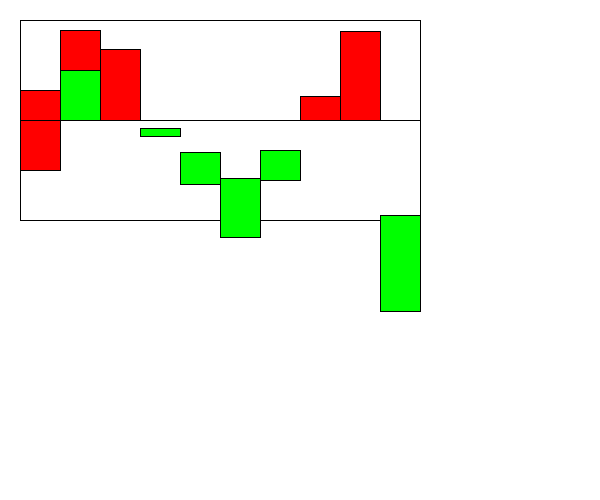
Frame 1 (no input)
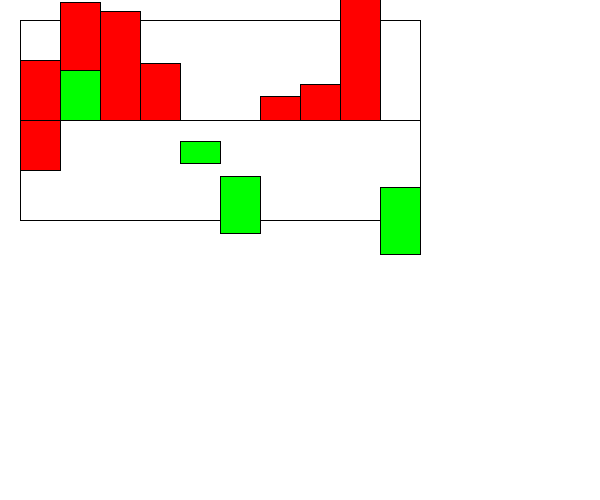
Frame 60 (the mouse pressed at the canvas centre just before this capture)
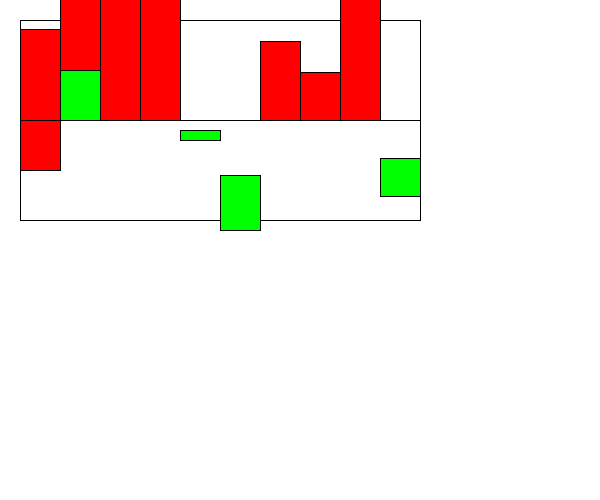
Frame 120 (the mouse held since frame 60 and released just before this capture)

The Processing sketch that drew these frames (run headless with seeded random() and noise(); from frame 60 on, the mouse is pressed at the canvas centre):

// Processing sketch: Section1
// ── Section1.pde
int MAX_VALUE = 100;
int MIN_VALUE = -100;
Visualizer v;

/*You are simulating a visualizer of multiple values
 You need to create a display method first. 
 Then you can make a method that changes the values each time the update is called. 
 */
class Visualizer {
  float x, y;
  float [] values;
  float [] speeds;
  Visualizer(float x, float y) {
    this.x = x;
    this.y = y;
    values = new float[10];
    speeds = new float[10];
    for (int i = 0; i < values.length; i++) {
      values[i] = random(-99, 99);
      speeds[i] = random(2);
    }
  }

  void display() {
    //draw the bars equally spaced inside this box. 
    //You can assume 10, but it would be even better 
    //if you could modify it to be larger increments.
    fill(255);
    rect(x, y, 400, 200);
    //This is a 200x400 box.
    //The width of the visualizer is 400! This rect is the border

    //the line is the 0 y-value, the top is 100, the bottom is -100
    line(x, y+100, x+400, y+100);

    //You need to use a loop. You need to make the HEIGHT of the bars 
    //the values in the array.
    //Negative values are red, and go below the line.
    //Positive values are green and go above the line.

    //???WRITE THIS METHOD FIRST!!!
    //THESE ARE WRONG: They just illustrate how they could look
    for (int i = 0; i < 10; i++) {
      if (values[i] >= 0) {
        fill(255,0,0);
        rect(x + 40 * i, y + 100 - values[i], 40, values[i]);
      } else {
        fill(0,255,0);
        rect(x + 40 * i, y + 100 - values[i], 40, values[i] * -1);
      }
    }
    fill(255, 0, 0);
    rect(x, y+100, 40, 50);
    fill(0, 255, 0);
    rect(x+40, y+50, 40, 50);


    //Width of the visualizer is 400!

  
  }
  void update() {
    //???WRITE THIS METHOD SECOND!!!
    for (int i = 0; i < values.length; i++) {
      values[i] += speeds[i]; //the speed updates the values. Do not touch this.
      //??? keep them values between max/min value so they stay in the box.

      //??? reverse the speeds so the bar oscillates up/down when it reaches max/min

      
    }
  }
}

void setup() {
  size(600, 500);
  v = new Visualizer(20, 20);
}
void draw() {
  background(255);
  v.display();
  v.update();
}
